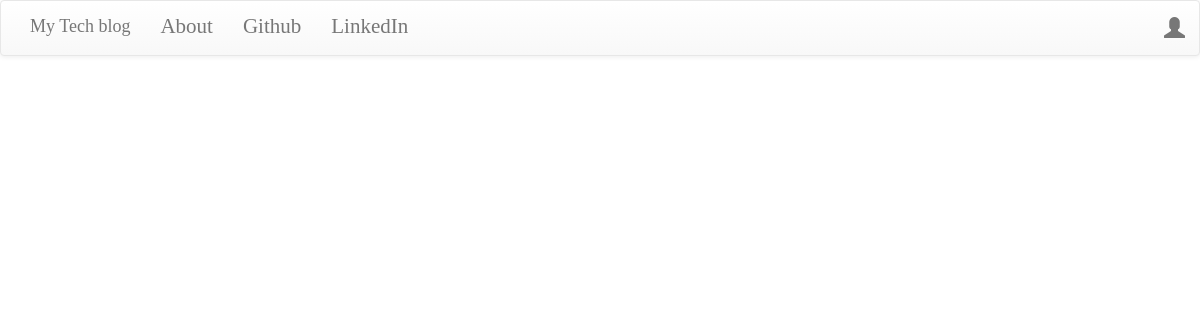
Before: / with the older database file.
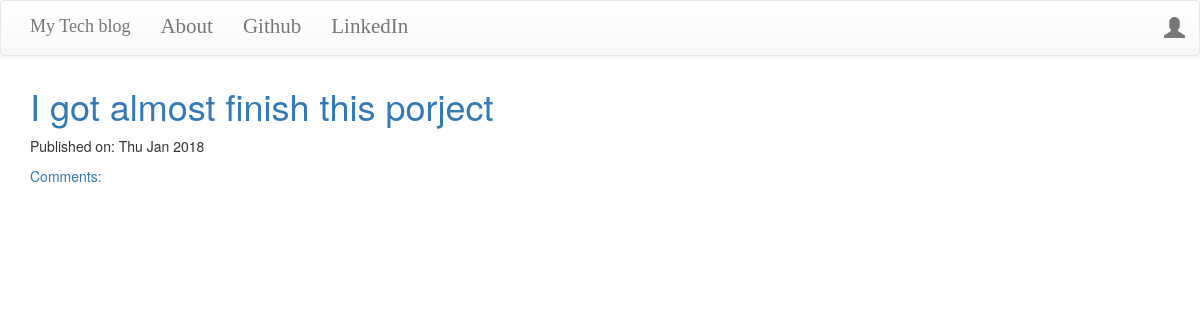
After: the same page with the newer database file.
### blog/models.py (models this page shows, shortened)
class Post(models.Model):
    author = models.ForeignKey('auth.User')
    title = models.CharField(max_length = 256)
    text = models.TextField()
    created_date = models.DateTimeField(default = timezone.now())
    published_date = models.DateTimeField(blank = True, null = True)

### blog/views.py (the view)
# urls.py: url(r'^$', views.postListView.as_view(), name = 'post_list'),
class postListView(ListView):
    model = Post
    def get_queryset(self):
        return Post.objects.filter(published_date__lte = timezone.now()).order_by('-published_date')

### blog/templates/blog/post_list.html
{% extends 'blog/base.html' %}
{% block content %}
<div class="centerstage">
    {% for post in post_list %}
        <div class="post">
            <h1><a href="{% url 'post_detail' pk=post.pk %}">{{ post.title }}</a></h1>
            <div class="date">
                <p>Published on: {{ post.published_date|date:"D M Y"}}</p>
            </div>
            <a href="{% url 'post_detail' pk=post.pk %}">Comments: {{ post.approve_comments.count }}</a>
        </div>
    {% endfor %}
  </div>
{% endblock %}

### blog/templates/blog/base.html (shortened to what this page needs)
<!DOCTYPE html>
{% load staticfiles %}
<html>
    <head>
        <link rel="stylesheet" href="https://maxcdn.bootstrapcdn.com/bootstrap/3.3.7/css/bootstrap.min.css">
        <link rel="stylesheet" href="https://maxcdn.bootstrapcdn.com/bootstrap/3.3.7/css/bootstrap-theme.min.css">
        <link rel="stylesheet" href="//cdn.jsdelivr.net/medium-editor/latest/css/medium-editor.min.css" type="text/css" media="screen" charset="utf-8">
        <link rel="stylesheet" href="{% static 'css/blog.css' %}">
<body class='loader'>
  <nav class="navbar navbar-default techfont custom-navbar">
    <div class="container">
      <ul class="nav navbar-nav">
        <li><a class='navbar-brand bigbrand' href="{% url 'post_list' %}">My Tech blog</a></li>
        <li><a href="{% url 'about'%}">About</a></li>
        <li><a href="https://www.github.com">Github</a></li>
        <li><a href="https://www.linkedin.com">LinkedIn</a></li>
      </ul>
      <ul class="nav navbar-nav navbar-right">
        {% if user.is_authenticated %}
        <li>
          <a href="{% url 'post_new' %}" >New Post</a>
        </li>
        <li>
          <a href="{% url 'post_draft_list' %}">Drafts</a>
        </li>
        <li>
          <a href="{% url 'logout' %}" >Log out</a>
        </li>
        <li>
          <a >Welcome: {{ user.username }}</a>
        </li>
          {% else %}
          <li><a class='nav navbar-right' href="{% url 'login' %}" ><span class="glyphicon glyphicon-user"></span></a></li>
        {% endif %}
      </ul>
  </div>
</nav>
        <div class="content container">
            <div class="row">
                <div class="col-md-8">
                  <div class="blog_posts">
                    {% block content %}
                    {% endblock %}
                  </div>
                </div>
            </div>
        </div>
</body>
</html>

### blog/static/css/blog.css (style rules this page uses)
.techfont { font-family: 'Bellefair', serif; font-size: 1.5em; margin-bottom: 10px; }
.bigbrand { font-size: :1.5em; }
.loader { filter:hue-rotate(0deg); color:linear-gradient(45deg,#0f8,#08f); animation:hue 10000ms infinite linear; }
.centerstage { margin-left: auto; margin-right: auto; }

Changed rows visible on the page:
added Post: title "I got almost finish this porject", published_date "Thu Jan 2018"
